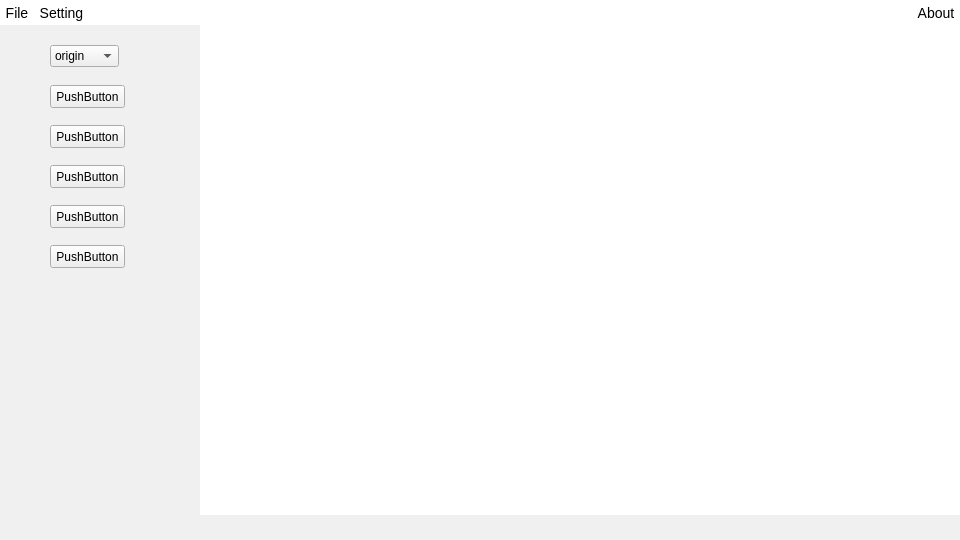
<?xml version="1.0" encoding="UTF-8"?>
<ui version="4.0">
 <class>mainWidget</class>
 <widget class="QWidget" name="mainWidget">
  <property name="geometry">
   <rect>
    <x>0</x>
    <y>0</y>
    <width>960</width>
    <height>540</height>
   </rect>
  </property>
  <property name="sizePolicy">
   <sizepolicy hsizetype="Expanding" vsizetype="Expanding">
    <horstretch>0</horstretch>
    <verstretch>0</verstretch>
   </sizepolicy>
  </property>
  <property name="minimumSize">
   <size>
    <width>480</width>
    <height>270</height>
   </size>
  </property>
  <property name="palette">
   <palette>
    <active>
     <colorrole role="Window">
      <brush brushstyle="SolidPattern">
       <color alpha="255">
        <red>255</red>
        <green>255</green>
        <blue>255</blue>
       </color>
      </brush>
     </colorrole>
    </active>
    <inactive>
     <colorrole role="Window">
      <brush brushstyle="SolidPattern">
       <color alpha="255">
        <red>255</red>
        <green>255</green>
        <blue>255</blue>
       </color>
      </brush>
     </colorrole>
    </inactive>
    <disabled>
     <colorrole role="Base">
      <brush brushstyle="SolidPattern">
       <color alpha="255">
        <red>255</red>
        <green>255</green>
        <blue>255</blue>
       </color>
      </brush>
     </colorrole>
     <colorrole role="Window">
      <brush brushstyle="SolidPattern">
       <color alpha="255">
        <red>255</red>
        <green>255</green>
        <blue>255</blue>
       </color>
      </brush>
     </colorrole>
    </disabled>
   </palette>
  </property>
  <property name="windowTitle">
   <string>testLowPoly</string>
  </property>
  <property name="windowIcon">
   <iconset resource="../../resources.qrc">
    <normaloff>:/res/01.jpg</normaloff>:/res/01.jpg</iconset>
  </property>
  <property name="autoFillBackground">
   <bool>true</bool>
  </property>
  <layout class="QVBoxLayout" name="verticalLayout">
   <property name="spacing">
    <number>0</number>
   </property>
   <property name="leftMargin">
    <number>0</number>
   </property>
   <property name="topMargin">
    <number>0</number>
   </property>
   <property name="rightMargin">
    <number>0</number>
   </property>
   <property name="bottomMargin">
    <number>0</number>
   </property>
   <item>
    <widget class="QWidget" name="menuWidget" native="true">
     <property name="sizePolicy">
      <sizepolicy hsizetype="Expanding" vsizetype="Preferred">
       <horstretch>0</horstretch>
       <verstretch>0</verstretch>
      </sizepolicy>
     </property>
     <property name="minimumSize">
      <size>
       <width>0</width>
       <height>25</height>
      </size>
     </property>
     <property name="maximumSize">
      <size>
       <width>16777215</width>
       <height>25</height>
      </size>
     </property>
     <property name="palette">
      <palette>
       <active>
        <colorrole role="Window">
         <brush brushstyle="SolidPattern">
          <color alpha="255">
           <red>255</red>
           <green>255</green>
           <blue>255</blue>
          </color>
         </brush>
        </colorrole>
       </active>
       <inactive>
        <colorrole role="Window">
         <brush brushstyle="SolidPattern">
          <color alpha="255">
           <red>255</red>
           <green>255</green>
           <blue>255</blue>
          </color>
         </brush>
        </colorrole>
       </inactive>
       <disabled>
        <colorrole role="Base">
         <brush brushstyle="SolidPattern">
          <color alpha="255">
           <red>255</red>
           <green>255</green>
           <blue>255</blue>
          </color>
         </brush>
        </colorrole>
        <colorrole role="Window">
         <brush brushstyle="SolidPattern">
          <color alpha="255">
           <red>255</red>
           <green>255</green>
           <blue>255</blue>
          </color>
         </brush>
        </colorrole>
       </disabled>
      </palette>
     </property>
     <property name="autoFillBackground">
      <bool>true</bool>
     </property>
     <property name="styleSheet">
      <string notr="true">QAbstractButton {
    background-color: transparent;
    border: none;
	font-size: 14px;
}

QAbstractButton:hover {
    background-color: #f0f0f0;
}
QToolButton::menu-indicator {
	/* 子控件设置subcontrol */
    image: none;
    width: 0px;
    height: 0px;
}




/*QPushButton, QToolButton {
    background-color: transparent;
    border: none;
}

QPushButton:hover, QToolButton:hover {
    background-color: #f0f0f0;
}*/
</string>
     </property>
     <layout class="QHBoxLayout" name="horizontalLayout">
      <property name="spacing">
       <number>0</number>
      </property>
      <property name="leftMargin">
       <number>0</number>
      </property>
      <property name="topMargin">
       <number>0</number>
      </property>
      <property name="rightMargin">
       <number>0</number>
      </property>
      <property name="bottomMargin">
       <number>0</number>
      </property>
      <item>
       <widget class="QToolButton" name="fileButton">
        <property name="minimumSize">
         <size>
          <width>30</width>
          <height>25</height>
         </size>
        </property>
        <property name="text">
         <string>File</string>
        </property>
        <property name="popupMode">
         <enum>QToolButton::ToolButtonPopupMode::InstantPopup</enum>
        </property>
       </widget>
      </item>
      <item>
       <widget class="QToolButton" name="settingButton">
        <property name="minimumSize">
         <size>
          <width>30</width>
          <height>25</height>
         </size>
        </property>
        <property name="text">
         <string>Setting</string>
        </property>
        <property name="popupMode">
         <enum>QToolButton::ToolButtonPopupMode::InstantPopup</enum>
        </property>
       </widget>
      </item>
      <item>
       <spacer name="spacerHor">
        <property name="orientation">
         <enum>Qt::Orientation::Horizontal</enum>
        </property>
        <property name="sizeHint" stdset="0">
         <size>
          <width>0</width>
          <height>25</height>
         </size>
        </property>
       </spacer>
      </item>
      <item>
       <widget class="QToolButton" name="aboutButton">
        <property name="minimumSize">
         <size>
          <width>30</width>
          <height>25</height>
         </size>
        </property>
        <property name="text">
         <string>About</string>
        </property>
        <property name="popupMode">
         <enum>QToolButton::ToolButtonPopupMode::InstantPopup</enum>
        </property>
       </widget>
      </item>
     </layout>
    </widget>
   </item>
   <item>
    <widget class="QWidget" name="middleWidget" native="true">
     <property name="sizePolicy">
      <sizepolicy hsizetype="Expanding" vsizetype="Expanding">
       <horstretch>0</horstretch>
       <verstretch>0</verstretch>
      </sizepolicy>
     </property>
     <property name="autoFillBackground">
      <bool>true</bool>
     </property>
     <layout class="QHBoxLayout" name="horizontalLayout_2" stretch="0">
      <property name="spacing">
       <number>0</number>
      </property>
      <property name="leftMargin">
       <number>0</number>
      </property>
      <property name="topMargin">
       <number>0</number>
      </property>
      <property name="rightMargin">
       <number>0</number>
      </property>
      <property name="bottomMargin">
       <number>0</number>
      </property>
      <item alignment="Qt::AlignmentFlag::AlignLeft">
       <widget class="QWidget" name="toolWidget" native="true">
        <property name="minimumSize">
         <size>
          <width>200</width>
          <height>0</height>
         </size>
        </property>
        <property name="maximumSize">
         <size>
          <width>200</width>
          <height>16777215</height>
         </size>
        </property>
        <property name="palette">
         <palette>
          <active>
           <colorrole role="Window">
            <brush brushstyle="SolidPattern">
             <color alpha="255">
              <red>240</red>
              <green>240</green>
              <blue>240</blue>
             </color>
            </brush>
           </colorrole>
          </active>
          <inactive>
           <colorrole role="Window">
            <brush brushstyle="SolidPattern">
             <color alpha="255">
              <red>240</red>
              <green>240</green>
              <blue>240</blue>
             </color>
            </brush>
           </colorrole>
          </inactive>
          <disabled>
           <colorrole role="Base">
            <brush brushstyle="SolidPattern">
             <color alpha="255">
              <red>240</red>
              <green>240</green>
              <blue>240</blue>
             </color>
            </brush>
           </colorrole>
           <colorrole role="Window">
            <brush brushstyle="SolidPattern">
             <color alpha="255">
              <red>240</red>
              <green>240</green>
              <blue>240</blue>
             </color>
            </brush>
           </colorrole>
          </disabled>
         </palette>
        </property>
        <property name="autoFillBackground">
         <bool>true</bool>
        </property>
        <widget class="QPushButton" name="pushButton_4">
         <property name="geometry">
          <rect>
           <x>50</x>
           <y>60</y>
           <width>75</width>
           <height>23</height>
          </rect>
         </property>
         <property name="text">
          <string>PushButton</string>
         </property>
        </widget>
        <widget class="QPushButton" name="pushButton_5">
         <property name="geometry">
          <rect>
           <x>50</x>
           <y>140</y>
           <width>75</width>
           <height>23</height>
          </rect>
         </property>
         <property name="text">
          <string>PushButton</string>
         </property>
        </widget>
        <widget class="QPushButton" name="pushButton_6">
         <property name="geometry">
          <rect>
           <x>50</x>
           <y>100</y>
           <width>75</width>
           <height>23</height>
          </rect>
         </property>
         <property name="text">
          <string>PushButton</string>
         </property>
        </widget>
        <widget class="QPushButton" name="pushButton_7">
         <property name="geometry">
          <rect>
           <x>50</x>
           <y>220</y>
           <width>75</width>
           <height>23</height>
          </rect>
         </property>
         <property name="text">
          <string>PushButton</string>
         </property>
        </widget>
        <widget class="QPushButton" name="pushButton_8">
         <property name="geometry">
          <rect>
           <x>50</x>
           <y>180</y>
           <width>75</width>
           <height>23</height>
          </rect>
         </property>
         <property name="text">
          <string>PushButton</string>
         </property>
        </widget>
        <widget class="QComboBox" name="comboBox">
         <property name="geometry">
          <rect>
           <x>50</x>
           <y>20</y>
           <width>69</width>
           <height>22</height>
          </rect>
         </property>
         <item>
          <property name="text">
           <string>origin</string>
          </property>
         </item>
         <item>
          <property name="text">
           <string>edge drawing line</string>
          </property>
         </item>
         <item>
          <property name="text">
           <string>douglas peucker point</string>
          </property>
         </item>
         <item>
          <property name="text">
           <string>douglas peucker line</string>
          </property>
         </item>
         <item>
          <property name="text">
           <string>saliency detection</string>
          </property>
         </item>
         <item>
          <property name="text">
           <string>jump flooding</string>
          </property>
         </item>
         <item>
          <property name="text">
           <string>feature flow</string>
          </property>
         </item>
         <item>
          <property name="text">
           <string>vertex optimization</string>
          </property>
         </item>
         <item>
          <property name="text">
           <string>triangulation wireframe</string>
          </property>
         </item>
         <item>
          <property name="text">
           <string>LowPoly</string>
          </property>
         </item>
         <item>
          <property name="text">
           <string>test</string>
          </property>
         </item>
        </widget>
       </widget>
      </item>
     </layout>
    </widget>
   </item>
   <item>
    <widget class="QWidget" name="statusWidget" native="true">
     <property name="sizePolicy">
      <sizepolicy hsizetype="Expanding" vsizetype="Preferred">
       <horstretch>0</horstretch>
       <verstretch>0</verstretch>
      </sizepolicy>
     </property>
     <property name="minimumSize">
      <size>
       <width>0</width>
       <height>25</height>
      </size>
     </property>
     <property name="maximumSize">
      <size>
       <width>16777215</width>
       <height>25</height>
      </size>
     </property>
     <property name="palette">
      <palette>
       <active>
        <colorrole role="Window">
         <brush brushstyle="SolidPattern">
          <color alpha="255">
           <red>240</red>
           <green>240</green>
           <blue>240</blue>
          </color>
         </brush>
        </colorrole>
       </active>
       <inactive>
        <colorrole role="Window">
         <brush brushstyle="SolidPattern">
          <color alpha="255">
           <red>240</red>
           <green>240</green>
           <blue>240</blue>
          </color>
         </brush>
        </colorrole>
       </inactive>
       <disabled>
        <colorrole role="Base">
         <brush brushstyle="SolidPattern">
          <color alpha="255">
           <red>240</red>
           <green>240</green>
           <blue>240</blue>
          </color>
         </brush>
        </colorrole>
        <colorrole role="Window">
         <brush brushstyle="SolidPattern">
          <color alpha="255">
           <red>240</red>
           <green>240</green>
           <blue>240</blue>
          </color>
         </brush>
        </colorrole>
       </disabled>
      </palette>
     </property>
     <property name="autoFillBackground">
      <bool>true</bool>
     </property>
     <widget class="QLabel" name="statusLabel">
      <property name="geometry">
       <rect>
        <x>0</x>
        <y>0</y>
        <width>891</width>
        <height>25</height>
       </rect>
      </property>
      <property name="minimumSize">
       <size>
        <width>0</width>
        <height>25</height>
       </size>
      </property>
      <property name="text">
       <string/>
      </property>
     </widget>
    </widget>
   </item>
  </layout>
 </widget>
 <resources>
  <include location="../../resources.qrc"/>
 </resources>
 <connections/>
</ui>
